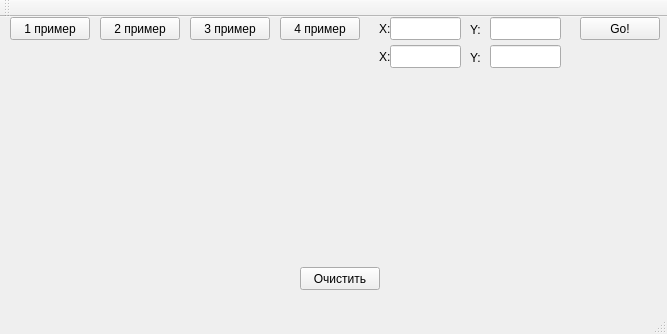
<?xml version="1.0" encoding="UTF-8"?>
<ui version="4.0">
 <class>MainWindow</class>
 <widget class="QMainWindow" name="MainWindow">
  <property name="geometry">
   <rect>
    <x>0</x>
    <y>0</y>
    <width>667</width>
    <height>334</height>
   </rect>
  </property>
  <property name="windowTitle">
   <string>MainWindow</string>
  </property>
  <widget class="QWidget" name="centralWidget">
   <widget class="QPushButton" name="pushButton">
    <property name="geometry">
     <rect>
      <x>10</x>
      <y>0</y>
      <width>80</width>
      <height>23</height>
     </rect>
    </property>
    <property name="text">
     <string>1 пример</string>
    </property>
   </widget>
   <widget class="QCustomPlot" name="widget" native="true">
    <property name="geometry">
     <rect>
      <x>20</x>
      <y>40</y>
      <width>301</width>
      <height>201</height>
     </rect>
    </property>
   </widget>
   <widget class="QPushButton" name="pushButton_2">
    <property name="geometry">
     <rect>
      <x>100</x>
      <y>0</y>
      <width>80</width>
      <height>23</height>
     </rect>
    </property>
    <property name="text">
     <string>2 пример</string>
    </property>
   </widget>
   <widget class="QPushButton" name="pushButton_3">
    <property name="geometry">
     <rect>
      <x>190</x>
      <y>0</y>
      <width>80</width>
      <height>23</height>
     </rect>
    </property>
    <property name="text">
     <string>3 пример</string>
    </property>
   </widget>
   <widget class="QPushButton" name="pushButton_4">
    <property name="geometry">
     <rect>
      <x>280</x>
      <y>0</y>
      <width>80</width>
      <height>23</height>
     </rect>
    </property>
    <property name="text">
     <string>4 пример</string>
    </property>
   </widget>
   <widget class="QPushButton" name="pushButton_5">
    <property name="geometry">
     <rect>
      <x>300</x>
      <y>250</y>
      <width>80</width>
      <height>23</height>
     </rect>
    </property>
    <property name="text">
     <string>Очистить</string>
    </property>
   </widget>
   <widget class="QCustomPlot" name="widget_2" native="true">
    <property name="geometry">
     <rect>
      <x>350</x>
      <y>60</y>
      <width>301</width>
      <height>181</height>
     </rect>
    </property>
   </widget>
   <widget class="QPushButton" name="pushButton_6">
    <property name="geometry">
     <rect>
      <x>580</x>
      <y>0</y>
      <width>80</width>
      <height>23</height>
     </rect>
    </property>
    <property name="text">
     <string>Go!</string>
    </property>
   </widget>
   <widget class="QLabel" name="label">
    <property name="geometry">
     <rect>
      <x>379</x>
      <y>2</y>
      <width>21</width>
      <height>20</height>
     </rect>
    </property>
    <property name="text">
     <string>X:</string>
    </property>
   </widget>
   <widget class="QLabel" name="label_2">
    <property name="geometry">
     <rect>
      <x>470</x>
      <y>3</y>
      <width>21</width>
      <height>20</height>
     </rect>
    </property>
    <property name="text">
     <string>Y:</string>
    </property>
   </widget>
   <widget class="QLineEdit" name="leX_1">
    <property name="geometry">
     <rect>
      <x>390</x>
      <y>0</y>
      <width>71</width>
      <height>23</height>
     </rect>
    </property>
   </widget>
   <widget class="QLineEdit" name="leY_1">
    <property name="geometry">
     <rect>
      <x>490</x>
      <y>0</y>
      <width>71</width>
      <height>23</height>
     </rect>
    </property>
   </widget>
   <widget class="QLabel" name="label_3">
    <property name="geometry">
     <rect>
      <x>470</x>
      <y>31</y>
      <width>21</width>
      <height>20</height>
     </rect>
    </property>
    <property name="text">
     <string>Y:</string>
    </property>
   </widget>
   <widget class="QLineEdit" name="leX_2">
    <property name="geometry">
     <rect>
      <x>390</x>
      <y>28</y>
      <width>71</width>
      <height>23</height>
     </rect>
    </property>
   </widget>
   <widget class="QLineEdit" name="leY_2">
    <property name="geometry">
     <rect>
      <x>490</x>
      <y>28</y>
      <width>71</width>
      <height>23</height>
     </rect>
    </property>
   </widget>
   <widget class="QLabel" name="label_4">
    <property name="geometry">
     <rect>
      <x>379</x>
      <y>30</y>
      <width>21</width>
      <height>20</height>
     </rect>
    </property>
    <property name="text">
     <string>X:</string>
    </property>
   </widget>
  </widget>
  <widget class="QMenuBar" name="menuBar">
   <property name="geometry">
    <rect>
     <x>0</x>
     <y>0</y>
     <width>667</width>
     <height>20</height>
    </rect>
   </property>
  </widget>
  <widget class="QToolBar" name="mainToolBar">
   <attribute name="toolBarArea">
    <enum>TopToolBarArea</enum>
   </attribute>
   <attribute name="toolBarBreak">
    <bool>false</bool>
   </attribute>
  </widget>
  <widget class="QStatusBar" name="statusBar"/>
 </widget>
 <layoutdefault spacing="6" margin="11"/>
 <customwidgets>
  <customwidget>
   <class>QCustomPlot</class>
   <extends>QWidget</extends>
   <header>qcustomplot.h</header>
   <container>1</container>
  </customwidget>
 </customwidgets>
 <resources/>
 <connections/>
</ui>
